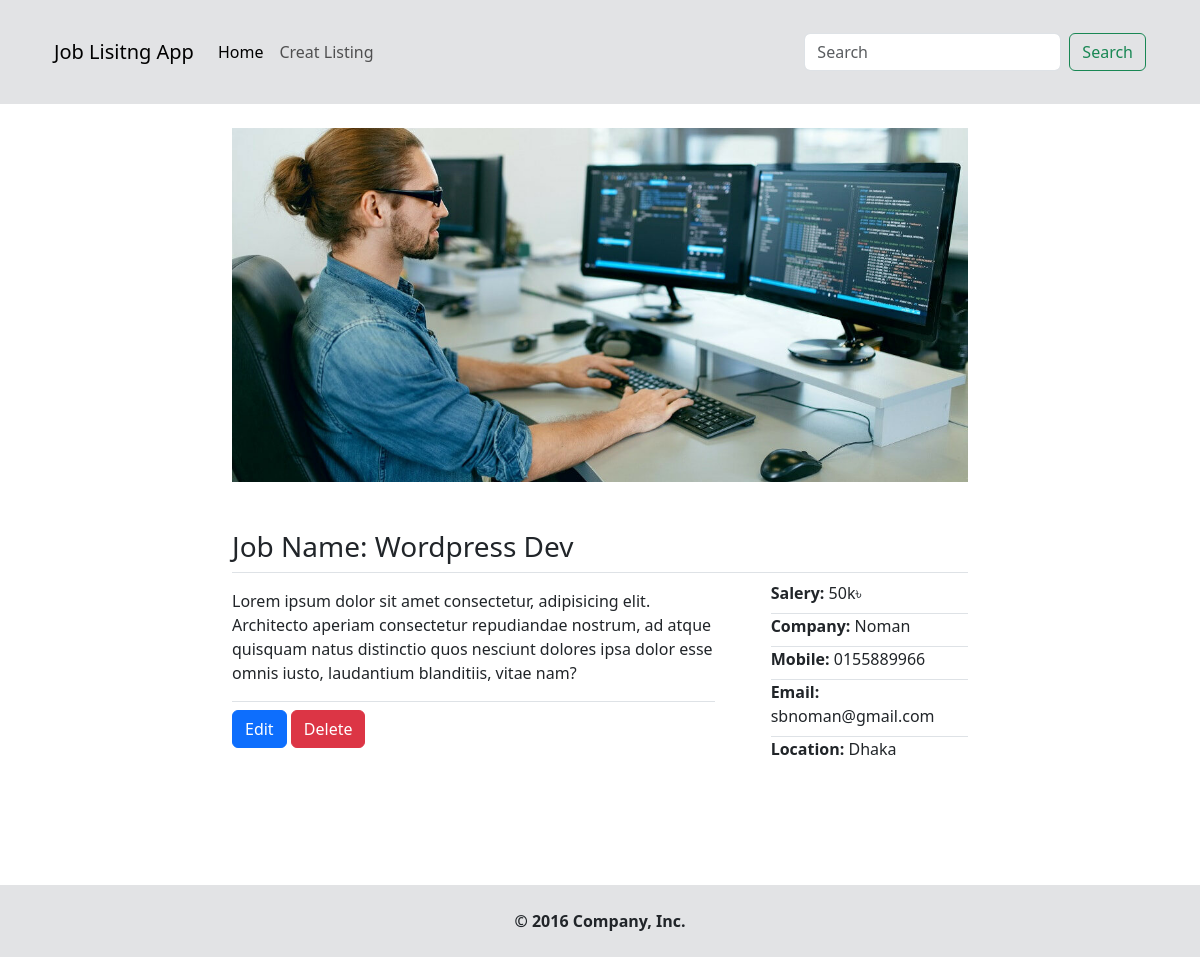
Page /job.php?id=1 on the committed database.
### tables this page shows
CREATE TABLE `job_list` (
  `job_id` int NOT NULL,
  `cat_id` varchar(255) NOT NULL,
  `company_name` varchar(255) NOT NULL,
  `job_title` varchar(255) NOT NULL,
  `job_desc` varchar(255) NOT NULL,
  `job_salery` int NOT NULL,
  `job_location` varchar(255) NOT NULL,
  `user_contact` varchar(255) NOT NULL,
  `email_contact` varchar(255) NOT NULL
);

### lib/Template.php (called while the page is built, shortened)
<?php
class Template{
	protected $template;
	public function __construct( $template = '' ){
		$this->template = $template;
	}
	public function __toString(){
		include basename( $this->template );
		return ob_get_clean();
	}
}
 ?>

### lib/Database.php (called while the page is built, shortened)
<?php
class Database{
    private $host = DB_HOST;
    private $user = DB_USER;
    private $pass = DB_PASS;
    private $db_name = DB_NAME;
    private $dbh;
    private $stmt;
    public function __construct(){
        $dsn = 'mysql:host=' . $this->host . ';dbname=' . $this->db_name;
        $options = [
            PDO::ATTR_PERSISTENT => true,
            PDO::ATTR_ERRMODE => PDO::ERRMODE_EXCEPTION
        ];
        try {
            $this->dbh = new PDO( $dsn, $this->user, $this->pass, $options );
        } catch( PDOException $e ){
            $this->error = $e->getMessage();
            echo $this->error;
        }
    }
    public function query( $query ){
        $this->stmt = $this->dbh->prepare($query);
    }
    public function bind( $param, $value, $type = NULL){
        if( is_null( $type ) ){
            switch( true ){
                default:
                    $type = PDO::PARAM_STR;
            }
        }
        $this->stmt->bindValue( $param, $value, $type);
    }
    public function execute(){
        return $this->stmt->execute();
    }
    public function single(){
        $this->execute();
        return $this->stmt->fetch( PDO::FETCH_OBJ );
    }
}

### lib/Job.php (called while the page is built, shortened)
<?php
class Job{
    private $db;
    public function __construct(){
        $this->db = new Database();
    }
    public function getJob( $job_id ){
        $this->db->query("SELECT * FROM job_list WHERE job_id = :job_id ");
        $this->db->bind( ':job_id', $job_id );
        $job = $this->db->single();
        return $job;
    }
}

### teamplates/job-single.php (the view, shortened to what this page needs)
<?php include 'inc/header.php' ?>
<div class="container">
	<div class="row">
		<div class="col-lg-8 offset-2">
			<img src="assets/single-job.jpg" alt="" class="h-50 w-100 object-fit-cover">
			<div class="job-single-details mt-5">
				<h3 class="border-bottom pb-2">Job Name: <?= $job_single->job_title ?></h3>
				<div class="row">
					<div class="col-md-8">
						<div class="job-description pt-2 border-right border-bottom">
							<p ><?= $job_single->job_desc ?></p>
						</div>
						<div class="single-actions pt-2">
							<a href="edit.php?id=<?= $job_single->job_id; ?>" class="btn btn-primary">Edit</a>
							<form action="job.php" method="post" class="d-inline">
								<input type="submit" name="delete_job" class="btn btn-danger" value="Delete">
							</form>
						</div>
					</div>
					<div class="col-md-4">
						<ul>
							<li class="border-bottom pb-2"><strong>Salery:</strong> <?= $job_single->job_salery . 'k৳'?></li>
							<li class="border-bottom pb-2"><strong>Company:</strong> <?= $job_single->company_name ?></li>
							<li class="border-bottom pb-2"><strong>Mobile:</strong> <?= $job_single->user_contact ?></li>
							<li class="border-bottom pb-2"><strong>Email:</strong> <?= $job_single->email_contact ?></li>
							<li class=""><strong>Location:</strong> <?= $job_single->job_location ?></li>
						</ul>
					</div>
				</div>
			</div>
		</div>
	</div>
</div>
 <?php include 'inc/footer.php' ?>

### job.php (shortened to what this page needs)
<?php include_once 'config/init.php';
$job = new Job();
$template = new Template('teamplates/job-single.php');
$is_job_id = ( isset( $_GET['id'] ) && ! empty( $_GET['id'] ) ) ? $_GET['id'] : NULL ;
$template->job_single = $job->getJob($is_job_id);
echo $template;
?>

### teamplates/inc/header.php (shortened to what this page needs)
<!doctype html>
<html lang="en">
  <head>
    <link rel="stylesheet" href="https://cdn.jsdelivr.net/npm/bootstrap@5.3.0-alpha1/dist/css/bootstrap.min.css">
    <link rel="stylesheet" href="../css/style.css">
  </head>
  <body>
<header class="bg-secondary-subtle py-4 mb-4">
  <div class="container">
    <nav class="navbar navbar-expand-lg">
      <div class="container-fluid">
        <a class="navbar-brand" href="#">Job Lisitng App</a>
        <div class="collapse navbar-collapse" id="navbarSupportedContent">
          <ul class="navbar-nav me-auto mb-2 mb-lg-0">
            <li class="nav-item">
              <a class="nav-link active" aria-current="page" href="index.php">Home</a>
            </li>
            <li class="nav-item">
              <a class="nav-link" href="create.php">Creat Listing</a>
            </li>
          </ul>
          <form class="d-flex" role="search">
            <input class="form-control me-2" type="search" placeholder="Search" aria-label="Search">
            <button class="btn btn-outline-success" type="submit">Search</button>
          </form>
        </div>
      </div>
    </nav>
  </div>
</header>

### teamplates/inc/footer.php (shortened to what this page needs)
		<div class="container-fluid bg-secondary-subtle mt-5">
			<footer class="footer text-center fw-bold py-4">
				<p class="p-0 m-0">&copy; 2016 Company, Inc.</p>
			</footer>
		</div>
	</body>
</html>

### css/style.css (style rules this page uses)
* { margin: 0; padding: 0; }
ul { list-style: none; }

### rows in the picture
job_list: job_title "Wordpress Dev", job_desc "Lorem ipsum dolor sit amet consectetur, adipisicing elit. Architecto aperiam consectetur repudiandae nostrum, ad atque quisquam natus distinctio quos nesciunt dolores ipsa dolor esse omnis iusto, laudantium blanditiis, vitae nam?", job_salery "50", company_name "Noman", user_contact "0155889966", email_contact "sbnoman@gmail.com", job_location "Dhaka"
